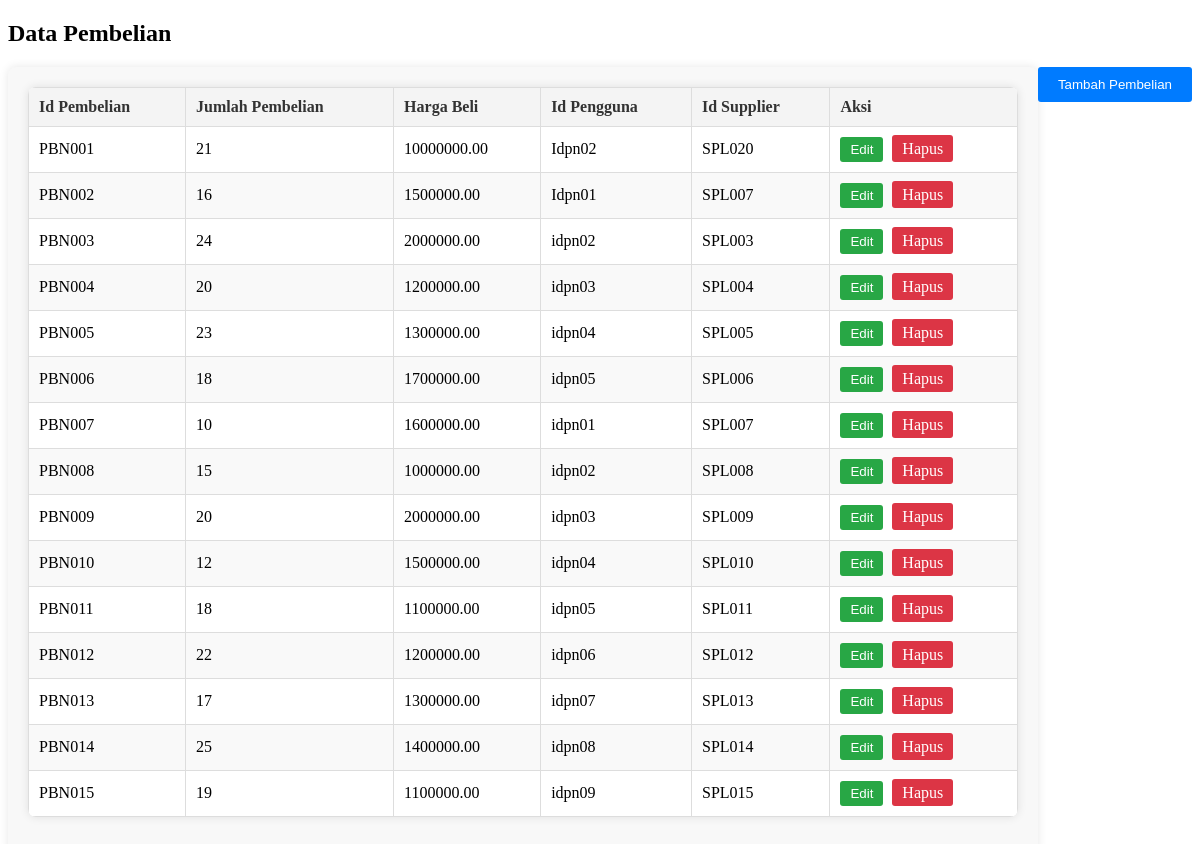
/menus/pembelian.php (signed in), run on the app's committed database.
### tables this page shows
CREATE TABLE `pembelian` (
  `IdPembelian` varchar(10) NOT NULL,
  `JumlahPembelian` int(11) NOT NULL,
  `HargaBeli` decimal(10,2) NOT NULL,
  `IdPengguna` varchar(10) NOT NULL,
  `IdSupplier` varchar(10) NOT NULL
);

### htdocs/class/pembelian.php (called while the page is built, shortened)
<?php
class Pembelian {
    private $conn;
    private $table_name = "Pembelian";
    public function __construct($db) {
        $this->conn = $db;
    }
    public function read() {
        $query = "SELECT * FROM " . $this->table_name . " ORDER BY IdPembelian ASC";
        $stmt = $this->conn->query($query);
        return $stmt;
    }
}
?>

### htdocs/menus/pembelian.php (the view, shortened to what this page needs)
<?php
require_once('../class/pembelian.php');
$database = new Database();
$db = $database->getConnection();
$pembelian = new Pembelian($db);
$result = $pembelian->read();
?>
<!DOCTYPE html>
<html>
<head>
    <link rel="stylesheet" type="text/css" href="../assets/css/crud.css">
</head>
<body>
<div class="main-content">
    <header>
        <h2>Data Pembelian</h2>
        <button class="add-button" onclick="openForm()">Tambah Pembelian</button>
    </header>
    <div class="content">
        <div class="table-container">
            <table>
                <thead>
                <tr>
                    <th>Id Pembelian</th>
                    <th>Jumlah Pembelian</th>
                    <th>Harga Beli</th>
                    <th>Id Pengguna</th>
                    <th>Id Supplier</th>
                    <th>Aksi</th>
                </tr>
                </thead>
                <tbody>
                <?php while ($row = mysqli_fetch_assoc($result)): ?>
                    <tr>
                        <td><?php echo htmlspecialchars($row['IdPembelian']); ?></td>
                        <td><?php echo htmlspecialchars($row['JumlahPembelian']); ?></td>
                        <td><?php echo htmlspecialchars($row['HargaBeli']); ?></td>
                        <td><?php echo htmlspecialchars($row['IdPengguna']); ?></td>
                        <td><?php echo htmlspecialchars($row['IdSupplier']); ?></td>
                        <td>
                            <button class="edit-btn"
                                    data-id="<?php echo htmlspecialchars($row['IdPembelian']); ?>"
                                    data-jumlah="<?php echo htmlspecialchars($row['JumlahPembelian']); ?>"
                                    data-harga="<?php echo htmlspecialchars($row['HargaBeli']); ?>"
                                    data-idPengguna="<?php echo htmlspecialchars($row['IdPengguna']); ?>"
                                    data-idSupplier="<?php echo htmlspecialchars($row['IdSupplier']); ?>"
                                    onclick="editPembelian(this)">Edit</button>
                            <a href="dashboard.php?page=pembelian&delete=<?php echo htmlspecialchars($row['IdPembelian']); ?>" class="delete-btn" onclick="return confirm('Apakah Anda yakin ingin menghapus pembelian ini?')">Hapus</a>
                        </td>
                    </tr>
                <?php endwhile; ?>
                </tbody>
            </table>
        </div>
    </div>
</div>
</body>
</html>

### htdocs/assets/css/crud.css (style rules this page uses)
table { width: 100%; border-collapse: collapse; margin-bottom: 20px; background-color: #fff; border-radius: 8px; overflow: hidden; box-shadow: 0 0 10px rgba(0, 0, 0, 0.1); }
table th, table td { padding: 10px; border: 1px solid #ddd; text-align: left; white-space: nowrap; }
table th { background-color: #f4f4f4; font-weight: bold; color: #333; }
table tr:nth-child(even) { background-color: #f9f9f9; }
.table-container { overflow-x: auto; padding: 20px; background-color: #f8f8f8; border-radius: 8px; box-shadow: 0 0 10px rgba(0, 0, 0, 0.1); }
.add-button { padding: 10px 20px; background-color: #007bff; color: white; border: none; border-radius: 3px; cursor: pointer; float: right; margin-bottom: 20px; }
.edit-btn, .delete-btn { padding: 5px 10px; border: none; border-radius: 3px; cursor: pointer; }
.edit-btn { background-color: #28a745; color: white; margin-right: 5px; }
.delete-btn { background-color: #dc3545; color: white; }
table a { text-decoration: none; }

### data on the page
pembelian: IdPembelian "PBN001", JumlahPembelian "21", HargaBeli "10000000.00", IdPengguna "Idpn02", IdSupplier "SPL020"
pembelian: IdPembelian "PBN002", JumlahPembelian "16", HargaBeli "1500000.00", IdPengguna "Idpn01", IdSupplier "SPL007"
pembelian: IdPembelian "PBN003", JumlahPembelian "24", HargaBeli "2000000.00", IdPengguna "idpn02", IdSupplier "SPL003"
pembelian: IdPembelian "PBN004", JumlahPembelian "20", HargaBeli "1200000.00", IdPengguna "idpn03", IdSupplier "SPL004"
pembelian: IdPembelian "PBN005", JumlahPembelian "23", HargaBeli "1300000.00", IdPengguna "idpn04", IdSupplier "SPL005"
pembelian: IdPembelian "PBN006", JumlahPembelian "18", HargaBeli "1700000.00", IdPengguna "idpn05", IdSupplier "SPL006"
pembelian: IdPembelian "PBN007", JumlahPembelian "10", HargaBeli "1600000.00", IdPengguna "idpn01", IdSupplier "SPL007"
pembelian: IdPembelian "PBN008", JumlahPembelian "15", HargaBeli "1000000.00", IdPengguna "idpn02", IdSupplier "SPL008"
pembelian: IdPembelian "PBN009", JumlahPembelian "20", HargaBeli "2000000.00", IdPengguna "idpn03", IdSupplier "SPL009"
pembelian: IdPembelian "PBN010", JumlahPembelian "12", HargaBeli "1500000.00", IdPengguna "idpn04", IdSupplier "SPL010"
pembelian: IdPembelian "PBN011", JumlahPembelian "18", HargaBeli "1100000.00", IdPengguna "idpn05", IdSupplier "SPL011"
pembelian: IdPembelian "PBN012", JumlahPembelian "22", HargaBeli "1200000.00", IdPengguna "idpn06", IdSupplier "SPL012"
pembelian: IdPembelian "PBN013", JumlahPembelian "17", HargaBeli "1300000.00", IdPengguna "idpn07", IdSupplier "SPL013"
pembelian: IdPembelian "PBN014", JumlahPembelian "25", HargaBeli "1400000.00", IdPengguna "idpn08", IdSupplier "SPL014"
pembelian: IdPembelian "PBN015", JumlahPembelian "19", HargaBeli "1100000.00", IdPengguna "idpn09", IdSupplier "SPL015"
